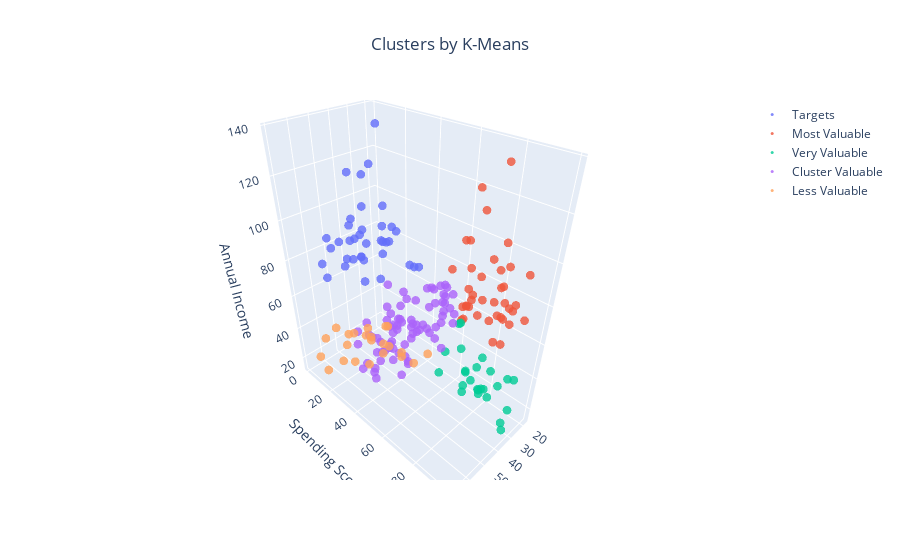

Here is the notebook cell this chart was saved with:
### Code cell
def tracer_kmeans(db, n, name):
    '''
    This function returns trace object for Plotly
    '''
    return go.Scatter3d(
        x = db[db['labels_kmeansmodel']==n]['Age'],
        y = db[db['labels_kmeansmodel']==n]['Spending Score (1-100)'],
        z = db[db['labels_kmeansmodel']==n]['Annual Income (k$)'],
        mode = 'markers',
        name = name,
        marker = dict(
            size = 3
        ),
        opacity=0.8
     )

trace0 = tracer_kmeans(df, 0, 'Cluster Valuable')
trace1 = tracer_kmeans(df, 1, 'Most Valuable')
trace2 = tracer_kmeans(df, 2, 'Targets')
trace3 = tracer_kmeans(df, 3, 'Less Valuable')
trace4 = tracer_kmeans(df, 4, 'Very Valuable')


data_kmeans = [trace2, trace1, trace4, trace0, trace3,]

layout = go.Layout(
    title = 'Clusters by K-Means',
    scene = dict(
            xaxis = dict(title = 'Age'),
            yaxis = dict(title = 'Spending Score'),
            zaxis = dict(title = 'Annual Income')
        )
)
fig_kmeans = go.Figure(data=data_kmeans, layout=layout)
fig_kmeans.update_layout(title_text='Clusters by K-Means', title_x=0.5)

py.offline.iplot(fig_kmeans)

### Figure 1 — Plotly figure (JSON) as saved in the notebook; plotly's stock layout.template omitted (floating-point values rounded to 4 significant figures)
{"data": [{"marker": {"size": 3}, "mode": "markers", "name": "Targets", "opacity": 0.8, "type": "scatter3d", "x": [23, 59, 47, 25, 20, 44, 19, 57, 28, 25, 48, 34, 43, 44, 47, 37, 34, 56, 19, 50, 42, 36, 40, 36, 52, 58, 59, 37, 46, 41, 54, 41, 34, 33, 47, 45, 32], "y": [29, 11, 9, 34, 5, 7, 10, 5, 40, 12, 36, 22, 17, 20, 16, 1, 1, 35, 5, 26, 20, 27, 13, 10, 13, 15, 14, 32, 15, 39, 24, 17, 23, 8, 16, 28, 18], "z": [70, 71, 71, 72, 73, 73, 74, 75, 76, 77, 77, 78, 78, 78, 78, 78, 78, 79, 81, 85, 86, 87, 87, 87, 88, 88, 93, 97, 98, 99, 101, 103, 103, 113, 120, 126, 137]}, {"marker": {"size": 3}, "mode": "markers", "name": "Most Valuable", "opacity": 0.8, "type": "scatter3d", "x": [39, 31, 40, 38, 39, 31, 29, 32, 35, 32, 32, 28, 32, 34, 39, 38, 27, 30, 30, 29, 31, 36, 33, 32, 28, 36, 30, 27, 35, 32, 29, 30, 28, 36, 32, 38, 35, 32, 30], "y": [91, 77, 95, 75, 75, 71, 88, 73, 72, 93, 87, 97, 74, 90, 88, 76, 89, 78, 73, 83, 93, 75, 95, 63, 75, 92, 86, 69, 90, 86, 88, 97, 68, 85, 69, 91, 79, 74, 83], "z": [69, 70, 71, 71, 71, 72, 73, 73, 74, 75, 76, 77, 77, 78, 78, 78, 78, 78, 78, 79, 81, 85, 86, 87, 87, 87, 88, 88, 93, 97, 98, 99, 101, 103, 103, 113, 120, 126, 137]}, {"marker": {"size": 3}, "mode": "markers", "name": "Very Valuable", "opacity": 0.8, "type": "scatter3d", "x": [21, 23, 22, 23, 30, 35, 24, 22, 20, 35, 25, 31, 29, 35, 23, 21, 18, 21, 30, 20, 24, 31, 24, 18, 19], "y": [81, 77, 76, 94, 72, 99, 77, 79, 66, 98, 73, 73, 82, 61, 87, 73, 92, 81, 73, 75, 92, 61, 65, 59, 59], "z": [15, 16, 17, 18, 19, 19, 20, 20, 21, 23, 24, 25, 28, 28, 29, 30, 33, 33, 34, 37, 38, 39, 39, 48, 48]}, {"marker": {"size": 3}, "mode": "markers", "name": "Cluster Valuable", "opacity": 0.8, "type": "scatter3d", "x": [50, 27, 29, 31, 49, 33, 31, 59, 50, 47, 51, 69, 27, 53, 70, 19, 67, 54, 63, 43, 68, 32, 70, 47, 60, 60, 59, 26, 45, 40, 23, 49, 57, 38, 67, 46, 21, 48, 55, 22, 34, 50, 68, 18, 48, 40, 32, 24, 47, 27, 48, 20, 23, 49, 67, 26, 49, 21, 66, 54, 68, 66, 65, 19, 38, 19, 18, 19, 63, 49, 51, 50, 27, 38, 40, 43], "y": [55, 47, 42, 42, 52, 60, 54, 60, 45, 41, 50, 46, 51, 46, 56, 55, 52, 59, 51, 50, 48, 47, 55, 42, 49, 56, 47, 54, 53, 48, 52, 42, 51, 55, 41, 44, 57, 46, 58, 55, 60, 46, 55, 41, 49, 40, 42, 52, 47, 50, 42, 49, 41, 48, 59, 55, 56, 42, 50, 46, 43, 48, 52, 54, 42, 46, 48, 50, 43, 59, 43, 57, 56, 40, 58, 35], "z": [40, 40, 40, 40, 42, 42, 43, 43, 43, 43, 44, 44, 46, 46, 46, 46, 47, 47, 48, 48, 48, 48, 49, 49, 50, 50, 54, 54, 54, 54, 54, 54, 54, 54, 54, 54, 54, 54, 57, 57, 58, 58, 59, 59, 60, 60, 60, 60, 60, 60, 61, 61, 62, 62, 62, 62, 62, 62, 63, 63, 63, 63, 63, 63, 64, 64, 65, 65, 65, 65, 67, 67, 67, 67, 69, 71]}, {"marker": {"size": 3}, "mode": "markers", "name": "Less Valuable", "opacity": 0.8, "type": "scatter3d", "x": [19, 20, 31, 35, 64, 67, 58, 37, 35, 52, 35, 46, 54, 45, 40, 60, 53, 49, 42, 36, 65, 48, 49], "y": [39, 6, 40, 6, 3, 14, 15, 13, 35, 29, 35, 5, 14, 32, 31, 4, 4, 14, 17, 26, 35, 36, 28], "z": [15, 16, 17, 18, 19, 19, 20, 20, 21, 23, 24, 25, 28, 28, 29, 30, 33, 33, 34, 37, 38, 39, 39]}], "layout": {"scene": {"xaxis": {"title": {"text": "Age"}}, "yaxis": {"title": {"text": "Spending Score"}}, "zaxis": {"title": {"text": "Annual Income"}}}, "title": {"text": "Clusters by K-Means", "x": 0.5}}}
